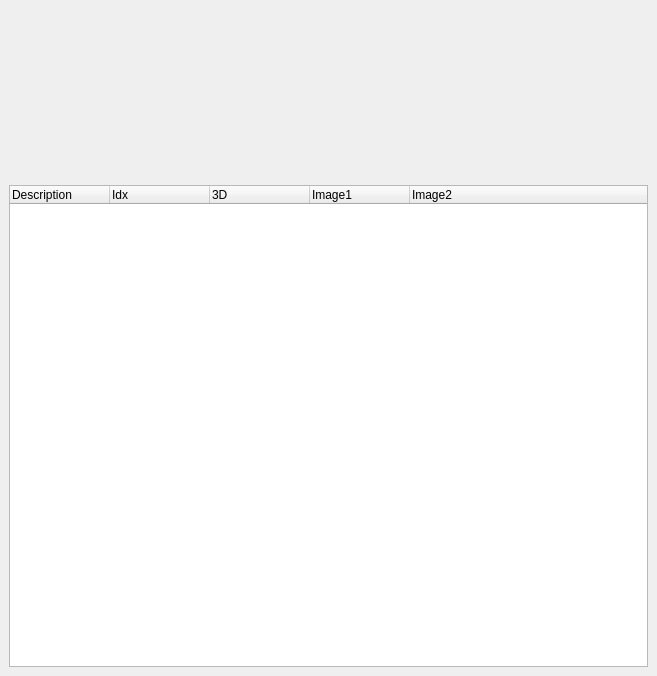
<?xml version="1.0" encoding="UTF-8"?>
<ui version="4.0">
 <class>Points_dockwidget</class>
 <widget class="QDockWidget" name="Points_dockwidget">
  <property name="geometry">
   <rect>
    <x>0</x>
    <y>0</y>
    <width>657</width>
    <height>676</height>
   </rect>
  </property>
  <property name="windowTitle">
   <string>Points</string>
  </property>
  <widget class="QWidget" name="dockWidgetContents">
   <layout class="QGridLayout" name="gridLayout_2">
    <item row="0" column="0">
     <layout class="QGridLayout" name="gridLayout">
      <property name="horizontalSpacing">
       <number>0</number>
      </property>
      <property name="verticalSpacing">
       <number>15</number>
      </property>
      <item row="0" column="0">
       <spacer name="horizontalSpacer">
        <property name="orientation">
         <enum>Qt::Horizontal</enum>
        </property>
        <property name="sizeHint" stdset="0">
         <size>
          <width>40</width>
          <height>20</height>
         </size>
        </property>
       </spacer>
      </item>
      <item row="1" column="0" colspan="5">
       <widget class="MarkerTreeWidget" name="treeWidget_points">
        <property name="editTriggers">
         <set>QAbstractItemView::EditKeyPressed</set>
        </property>
        <property name="alternatingRowColors">
         <bool>true</bool>
        </property>
        <property name="selectionMode">
         <enum>QAbstractItemView::ExtendedSelection</enum>
        </property>
        <property name="selectionBehavior">
         <enum>QAbstractItemView::SelectRows</enum>
        </property>
        <property name="uniformRowHeights">
         <bool>true</bool>
        </property>
        <attribute name="headerCascadingSectionResizes">
         <bool>false</bool>
        </attribute>
        <attribute name="headerDefaultSectionSize">
         <number>100</number>
        </attribute>
        <attribute name="headerMinimumSectionSize">
         <number>30</number>
        </attribute>
        <attribute name="headerStretchLastSection">
         <bool>true</bool>
        </attribute>
        <column>
         <property name="text">
          <string>Description</string>
         </property>
        </column>
        <column>
         <property name="text">
          <string>Idx</string>
         </property>
        </column>
        <column>
         <property name="text">
          <string>3D</string>
         </property>
        </column>
        <column>
         <property name="text">
          <string>Image1</string>
         </property>
        </column>
        <column>
         <property name="text">
          <string>Image2</string>
         </property>
        </column>
       </widget>
      </item>
      <item row="0" column="1">
       <widget class="QLabel" name="imageBox_Cam1">
        <property name="sizePolicy">
         <sizepolicy hsizetype="MinimumExpanding" vsizetype="MinimumExpanding">
          <horstretch>0</horstretch>
          <verstretch>0</verstretch>
         </sizepolicy>
        </property>
        <property name="minimumSize">
         <size>
          <width>161</width>
          <height>161</height>
         </size>
        </property>
        <property name="maximumSize">
         <size>
          <width>161</width>
          <height>161</height>
         </size>
        </property>
        <property name="frameShape">
         <enum>QFrame::NoFrame</enum>
        </property>
        <property name="frameShadow">
         <enum>QFrame::Plain</enum>
        </property>
        <property name="lineWidth">
         <number>5</number>
        </property>
        <property name="text">
         <string/>
        </property>
        <property name="alignment">
         <set>Qt::AlignCenter</set>
        </property>
       </widget>
      </item>
      <item row="0" column="4">
       <spacer name="horizontalSpacer_2">
        <property name="orientation">
         <enum>Qt::Horizontal</enum>
        </property>
        <property name="sizeHint" stdset="0">
         <size>
          <width>40</width>
          <height>20</height>
         </size>
        </property>
       </spacer>
      </item>
      <item row="0" column="3">
       <widget class="QLabel" name="imageBox_Cam2">
        <property name="sizePolicy">
         <sizepolicy hsizetype="MinimumExpanding" vsizetype="MinimumExpanding">
          <horstretch>0</horstretch>
          <verstretch>0</verstretch>
         </sizepolicy>
        </property>
        <property name="minimumSize">
         <size>
          <width>161</width>
          <height>161</height>
         </size>
        </property>
        <property name="maximumSize">
         <size>
          <width>161</width>
          <height>161</height>
         </size>
        </property>
        <property name="frameShape">
         <enum>QFrame::NoFrame</enum>
        </property>
        <property name="frameShadow">
         <enum>QFrame::Plain</enum>
        </property>
        <property name="lineWidth">
         <number>5</number>
        </property>
        <property name="text">
         <string/>
        </property>
        <property name="alignment">
         <set>Qt::AlignCenter</set>
        </property>
       </widget>
      </item>
      <item row="0" column="2">
       <spacer name="horizontalSpacer_3">
        <property name="orientation">
         <enum>Qt::Horizontal</enum>
        </property>
        <property name="sizeHint" stdset="0">
         <size>
          <width>40</width>
          <height>20</height>
         </size>
        </property>
       </spacer>
      </item>
     </layout>
    </item>
   </layout>
  </widget>
 </widget>
 <customwidgets>
  <customwidget>
   <class>MarkerTreeWidget</class>
   <extends>QTreeWidget</extends>
   <header>ui/MarkerTreeWidget.h</header>
  </customwidget>
 </customwidgets>
 <resources/>
 <connections/>
</ui>
